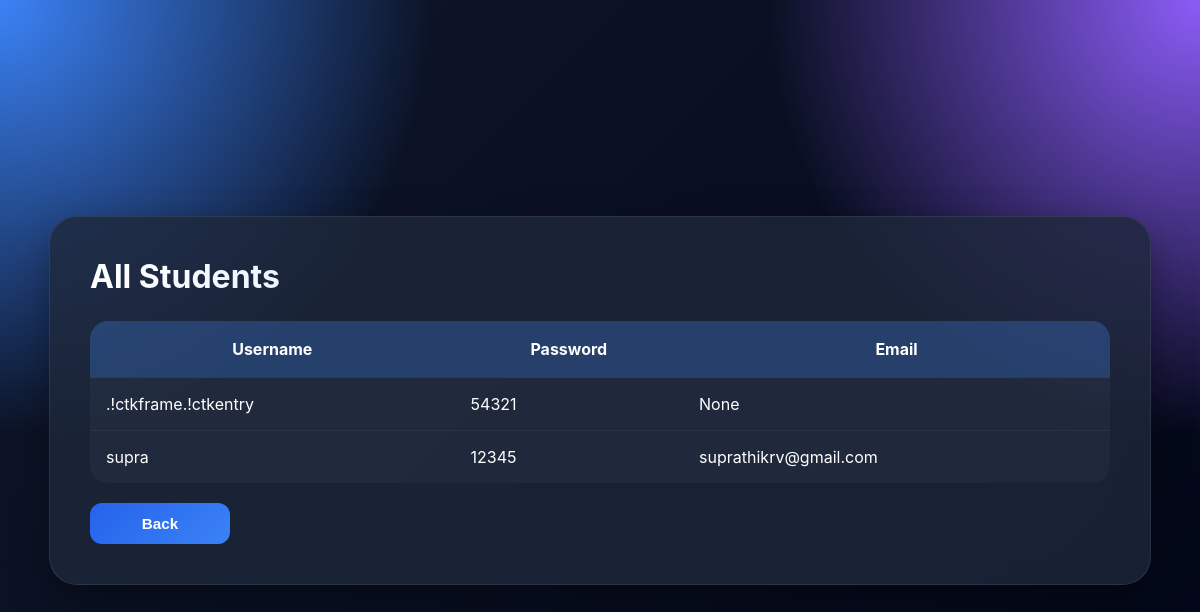
The page /getstudents on the database its author committed.
### tables this page shows
CREATE TABLE STUDENTS
                (ID INTEGER PRIMARY KEY     NOT NULL UNIQUE,
                USER           TEXT    NOT NULL UNIQUE,
                PASSWORD       TEXT    NOT NULL,
                EMAIL          TEXT    NOT NULL);

### main.py (the view)
@app.route('/getstudents', methods=['GET'])
def getstudents():
    global list
    list = []
    conn = sqlite3.connect('student.db')
    cursor = conn.execute("SELECT user, password, email from STUDENTS")
    for row in cursor:
        list.append({
            "user": row[0],
            "password": row[1],
            "email": row[2]
        })
    return render_template("getstudents.html", students=list), 200

### templates/getstudents.html (shortened to what this page needs)
<!DOCTYPE html>
<html>
<head>
    <link rel="stylesheet" href="{{ url_for('static', filename='style.css') }}">
</head>
<body>
<div class="table-container">
    <h2>All Students</h2>
    <table>
        <tr>
            <th>Username</th>
            <th>Password</th>
            <th>Email</th>
        </tr>
        {% for student in students %}
        <tr>
            <td>{{ student.user }}</td>
            <td>{{ student.password }}</td>
            <td>{{ student.email }}</td>
        </tr>
        {% endfor %}
    </table>
    <br>
    <a href="/staff_dashboard">
        <button>Back</button>
    </a>
</div>
</body>
</html>

### static/style.css (style rules this page uses)
* { margin: 0; padding: 0; box-sizing: border-box; }
body { background:radial-gradient(circle at top left,rgba(58,134,255,.15),transparent 40%),radial-gradient(circle at bottom right,rgba(58,134,255,.10),transparent 35%),#0f172a; min-height: 100vh; font-family: 'Inter', system-ui, -apple-system, BlinkMacSystemFont, 'Segoe UI', sans-serif, 'Apple Color Emoji', 'Segoe UI Emoji', 'Noto Color Emoji'; background: radial-gradient(circle at top left, #3b82f6 0%, transparent 30%), radial-gradient(circle at top right, #8b5cf6 0%, transparent 30%), linear-gradient(135deg, #0f172a, #020617); color: white; display: flex; justify-content: center; align-items: flex-start; padding: 60px 20px; }
.table-container { width: 95%; max-width: 1400px; margin: auto; background: rgba(30, 41, 59, 0.8); backdrop-filter: blur(18px); border-radius: 28px; padding: 40px; border: 1px solid rgba(255,255,255,.08); box-shadow: 0 15px 40px rgba(0,0,0,.35); }
h1, h2 { font-size: 2rem; font-weight: 700; margin-bottom: 15px; background: linear-gradient( 90deg, #ffffff, #93c5fd ); -webkit-background-clip: text; -webkit-text-fill-color: transparent; }
button, .btn { display: inline-flex; align-items: center; justify-content: center; width: auto; min-width: 140px; padding: 12px 22px; background: linear-gradient(135deg, #2563eb, #3b82f6); color: white; border: none; border-radius: 12px; font-size: 0.95rem; font-weight: 600; cursor: pointer; transition: transform 0.2s ease, box-shadow 0.2s ease; }
table { width: 100%; border-collapse: collapse; overflow: hidden; margin-top: 25px; border-radius: 18px; background: rgba(255,255,255,.03); }
th { background: rgba(59,130,246,.25); padding: 18px; font-weight: 700; border-bottom: 1px solid rgba(255,255,255,.08); }
td { padding: 16px; }
tr { transition: .2s; }
tr:not(:last-child) td { border-bottom: 1px solid rgba(255,255,255,.05); }

### rows shown on the page
STUDENTS: user ".!ctkframe.!ctkentry", password "54321", email "None"
STUDENTS: user "supra", password "12345", email "suprathikrv@gmail.com"
